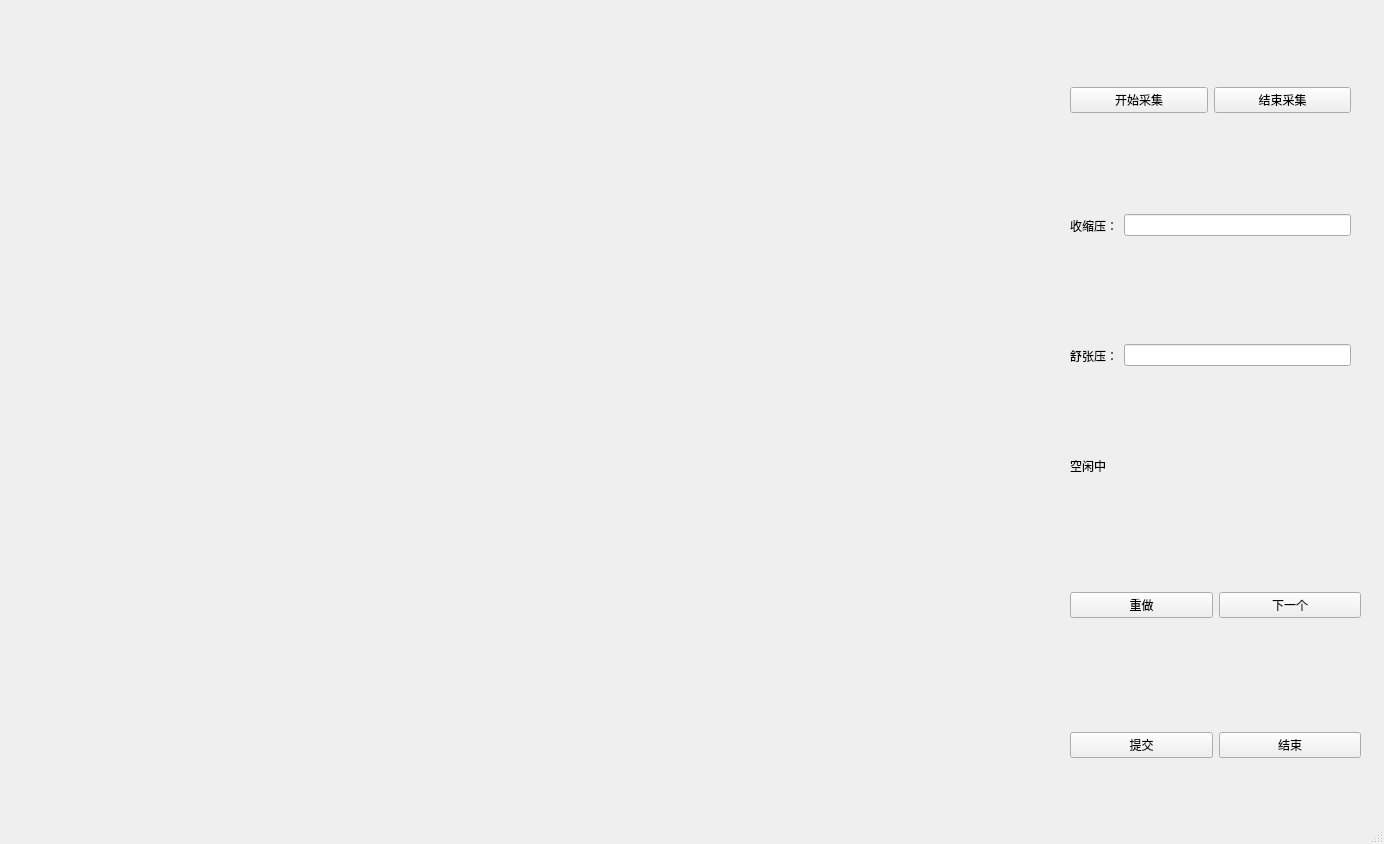
<?xml version="1.0" encoding="UTF-8"?>
<ui version="4.0">
 <class>MainWindow</class>
 <widget class="QMainWindow" name="MainWindow">
  <property name="geometry">
   <rect>
    <x>0</x>
    <y>0</y>
    <width>1384</width>
    <height>844</height>
   </rect>
  </property>
  <property name="cursor">
   <cursorShape>ArrowCursor</cursorShape>
  </property>
  <property name="windowTitle">
   <string>摄像头数据采集</string>
  </property>
  <property name="autoFillBackground">
   <bool>false</bool>
  </property>
  <property name="animated">
   <bool>false</bool>
  </property>
  <widget class="QWidget" name="centralwidget">
   <widget class="QLabel" name="Face">
    <property name="geometry">
     <rect>
      <x>20</x>
      <y>20</y>
      <width>1001</width>
      <height>651</height>
     </rect>
    </property>
    <property name="text">
     <string/>
    </property>
   </widget>
   <widget class="QLabel" name="status">
    <property name="geometry">
     <rect>
      <x>1070</x>
      <y>450</y>
      <width>301</width>
      <height>31</height>
     </rect>
    </property>
    <property name="text">
     <string>空闲中</string>
    </property>
   </widget>
   <widget class="QWidget" name="horizontalLayoutWidget">
    <property name="geometry">
     <rect>
      <x>1070</x>
      <y>50</y>
      <width>281</width>
      <height>101</height>
     </rect>
    </property>
    <layout class="QHBoxLayout" name="horizontalLayout">
     <item>
      <widget class="QPushButton" name="start">
       <property name="autoFillBackground">
        <bool>true</bool>
       </property>
       <property name="text">
        <string>开始采集</string>
       </property>
       <property name="iconSize">
        <size>
         <width>16</width>
         <height>16</height>
        </size>
       </property>
       <property name="flat">
        <bool>false</bool>
       </property>
      </widget>
     </item>
     <item>
      <widget class="QPushButton" name="stop">
       <property name="text">
        <string>结束采集</string>
       </property>
      </widget>
     </item>
    </layout>
   </widget>
   <widget class="QWidget" name="horizontalLayoutWidget_2">
    <property name="geometry">
     <rect>
      <x>1070</x>
      <y>180</y>
      <width>281</width>
      <height>91</height>
     </rect>
    </property>
    <layout class="QHBoxLayout" name="horizontalLayout_2">
     <item>
      <widget class="QLabel" name="label_SBP">
       <property name="text">
        <string>收缩压：</string>
       </property>
      </widget>
     </item>
     <item>
      <widget class="QLineEdit" name="SBP">
       <property name="text">
        <string/>
       </property>
      </widget>
     </item>
    </layout>
   </widget>
   <widget class="QWidget" name="horizontalLayoutWidget_3">
    <property name="geometry">
     <rect>
      <x>1070</x>
      <y>300</y>
      <width>281</width>
      <height>111</height>
     </rect>
    </property>
    <layout class="QHBoxLayout" name="horizontalLayout_3">
     <item>
      <widget class="QLabel" name="label_DBP">
       <property name="text">
        <string>舒张压：</string>
       </property>
      </widget>
     </item>
     <item>
      <widget class="QLineEdit" name="DBP"/>
     </item>
    </layout>
   </widget>
   <widget class="QWidget" name="horizontalLayoutWidget_4">
    <property name="geometry">
     <rect>
      <x>1070</x>
      <y>680</y>
      <width>291</width>
      <height>131</height>
     </rect>
    </property>
    <layout class="QHBoxLayout" name="horizontalLayout_4">
     <item>
      <widget class="QPushButton" name="submit">
       <property name="text">
        <string>提交</string>
       </property>
      </widget>
     </item>
     <item>
      <widget class="QPushButton" name="quit">
       <property name="text">
        <string>结束</string>
       </property>
      </widget>
     </item>
    </layout>
   </widget>
   <widget class="QWidget" name="horizontalLayoutWidget_5">
    <property name="geometry">
     <rect>
      <x>1070</x>
      <y>540</y>
      <width>291</width>
      <height>131</height>
     </rect>
    </property>
    <layout class="QHBoxLayout" name="horizontalLayout_5">
     <item>
      <widget class="QPushButton" name="redo">
       <property name="text">
        <string>重做</string>
       </property>
      </widget>
     </item>
     <item>
      <widget class="QPushButton" name="next">
       <property name="text">
        <string>下一个</string>
       </property>
      </widget>
     </item>
    </layout>
   </widget>
   <widget class="QWidget" name="horizontalLayoutWidget_6">
    <property name="geometry">
     <rect>
      <x>10</x>
      <y>690</y>
      <width>1011</width>
      <height>121</height>
     </rect>
    </property>
    <layout class="QHBoxLayout" name="signallayout"/>
   </widget>
  </widget>
  <widget class="QStatusBar" name="statusbar"/>
  <action name="actionx">
   <property name="text">
    <string>x</string>
   </property>
  </action>
 </widget>
 <resources/>
 <connections/>
</ui>
